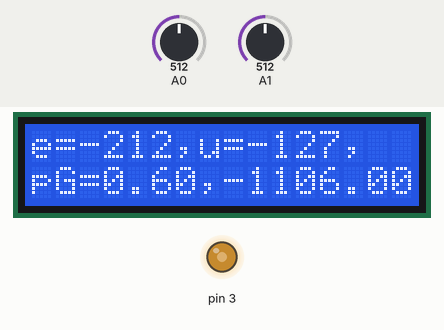
Recording of a sketch running on a simulated Arduino Uno, built with avr-gcc and run on an emulated ATmega328P. Shown: 16×2 character LCD, output pins drawn as LEDs (lit = HIGH). Inputs (shaded band) come from the test bench; at power-on: A1 = 512, A0 = 512. What the sketch prints to the serial monitor is not drawn.

Above: at 1.2 s.
1.3 s: A1 set to 185
At 1.37 s:
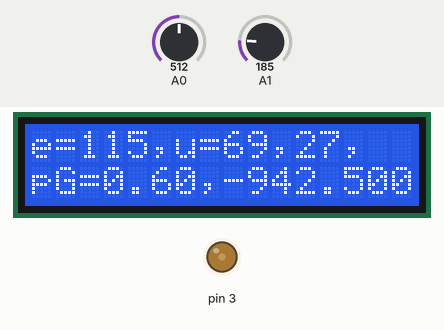
3.0 s: A0 set to 396
4.5 s: A0 set to 364
At 4.75 s:
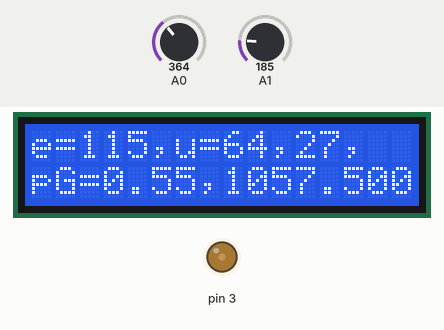
6.4 s: A1 set to 760
At 7.15 s:
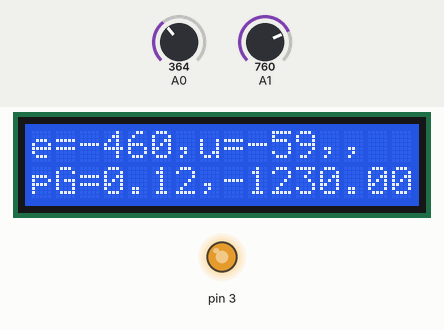
8.8 s: A1 set to 788
At 8.95 s:
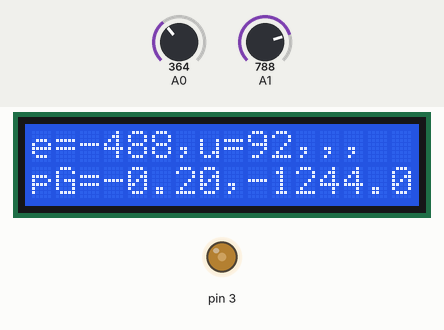
10.3 s: A0 set to 211
11.8 s: A0 set to 184
At 11.81 s:
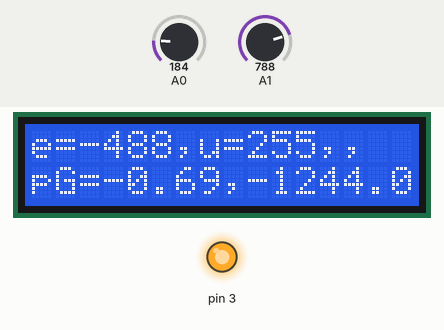
Timing chart, 0 to 15.2 s (numbered marks = the images above; inputs shaded):
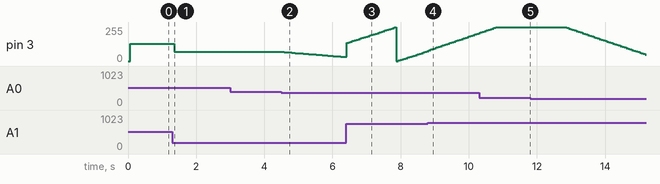

Measured:
- the behaviour switches between 776 and 777 on A1 (found by bisection; images 3 and 4)
- the behaviour switches between 195 and 194 on A0 (found by bisection; images 4 and 5)
- after the input at 1.3 s, pin 3: 129/255 → 69/255 after 0.06 s; the display: changes after 0.06 s (image 1)
- after the input at 4.5 s, pin 3: moves from 69/255 to 31/255 over 1.8 s, starting after 0.08 s; the display: first changes at once (image 2 shows a later state)
- after the input at 11.8 s, pin 3: moves from 255/255 to 48/255 over 2.4 s, starting after 1.0 s

The sketch:

motorSpeedCtrl.ino
```cpp
// LCD関連は見たらわかると思うし，
// "Arduino LCD Shield" でググると情報がきっと出てくるはず．
// 見てもわかりにくい"read_LCD_buttons"のみここでは紹介．
// 使ったLCD Shieldにはボタンが複数ついていて，
// 複数のボタンがまとめて同一のanalogReadにつながっている．
// (RESETは除く．)
// 各ボタンは異なる分圧抵抗が接続されているので，
// 押したボタンによってanalogReadの値が異なる．
#include <LiquidCrystal.h>

LiquidCrystal lcd(8, 9, 4, 5, 6, 7);

float pGain = 0.6;
float iGain = 0;
// 偏差の積分
float integratedError = 0;

void setup(){
  lcd.begin(16, 2);
  lcd.noCursor();
  lcd.print("Check disp");
  Serial.begin(9600);
}

// 冒頭で紹介したread_LCD_buttons
// わからなかったらググれ．
#define btnRIGHT  0   // RIGHT ボタン
#define btnUP     1   // UP ボタン
#define btnDOWN   2   // DOWN ボタン
#define btnLEFT   3   // LEFT ボタン
#define btnSELECT 4   // SELECT ボタン
#define btnNONE   5   // 該当なし
int read_LCD_buttons(){
  int adc_key_in = analogRead(0);            // キー入力アナログ値の取得
  if (adc_key_in > 1000) return btnNONE; // 入力値の範囲をチェック
   // V1.0 の時のレベルチェック
  if (adc_key_in < 50)   return btnRIGHT;
  if (adc_key_in < 195)  return btnUP;
  if (adc_key_in < 380)  return btnDOWN;
  if (adc_key_in < 555)  return btnLEFT;
  if (adc_key_in < 790)  return btnSELECT;
  return btnNONE;  // 範囲外の時
}

void loop(){
  int reference = 300;
  int nowOut = analogRead(1);
  int error = reference - nowOut;
  // anti-windup
  if (abs(integratedError) > 1000){
    integratedError = 1000*integratedError/abs(integratedError);
  }
  integratedError = integratedError + error*0.5;
  int input = error*pGain;
  input +=iGain*integratedError;
  if (abs(input) > 255){
    int sign = input/abs(input);
    input = 255*sign;
  }
  analogWrite(3, input);
  int lcd_key;
  if (1){
    lcd_key = read_LCD_buttons();
    if (lcd_key == btnUP){
      pGain = pGain + 0.01;
    }else if (lcd_key == btnDOWN){
      pGain = pGain - 0.01;
    }else if (lcd_key == btnLEFT){
      iGain = 0;
    }else if (lcd_key == btnRIGHT){
      iGain = 0.5;
      integratedError = 0;
    }

    lcd.setCursor(0, 0);
    lcd.print("e="); lcd.print(error); lcd.print(",");
    lcd.print("u="); lcd.print(input); lcd.print(",");
    lcd.setCursor(0, 1);
    lcd.print("pG="); lcd.print(pGain); lcd.print(",");
    lcd.print(integratedError);

    Serial.print(300);
    Serial.print(",");
    Serial.print(nowOut);
    Serial.print(",");
    // 積分が始まったとわかりやすくするためのグラフを表示するため
    Serial.println(iGain * 1000);
  }
  delay(50);
}
```
